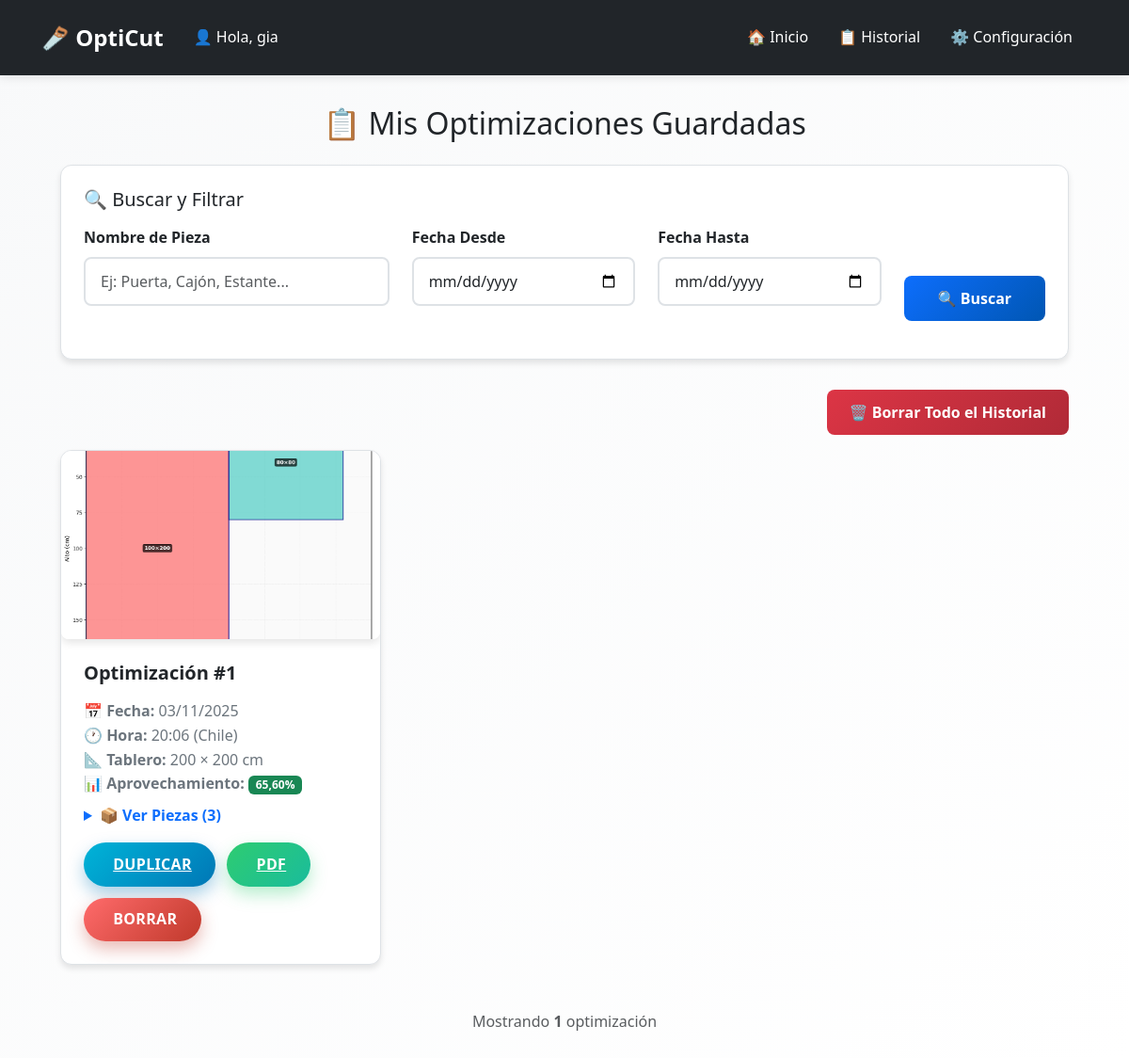
Screenshot of /opticut/mis-optimizaciones/ (signed in) with the database file from the repository.
### opticut/models.py (models this page shows, shortened)
class Optimizacion(models.Model):
    usuario = models.ForeignKey(User, on_delete=models.CASCADE)
    fecha = models.DateTimeField(auto_now_add=True)
    ancho_tablero = models.IntegerField()
    alto_tablero = models.IntegerField()
    piezas = models.TextField(help_text="Listado de piezas en formato ancho,alto,cantidad")
    imagen = models.ImageField(upload_to='optimizaciones/', null=True, blank=True)
    pdf = models.FileField(upload_to='optimizaciones_pdfs/', null=True, blank=True)
    aprovechamiento_total = models.FloatField(default=0)
    favorito = models.BooleanField(default=False)

### opticut/views.py (the view, shortened to what this page needs)
# urls.py: path('mis-optimizaciones/', views.mis_optimizaciones, name='mis_optimizaciones'),
@login_required
def mis_optimizaciones(request):
    optimizaciones = Optimizacion.objects.filter(usuario=request.user)
    nombre_pieza = request.GET.get('nombre_pieza', '').strip()
    if nombre_pieza:
        optimizaciones = optimizaciones.filter(piezas__icontains=nombre_pieza)
    fecha_desde = request.GET.get('fecha_desde', '').strip()
    fecha_hasta = request.GET.get('fecha_hasta', '').strip()
    optimizaciones = optimizaciones.order_by('-fecha')
    total_optimizaciones = optimizaciones.count()
    optimizaciones_con_piezas = []
    for idx, opt in enumerate(optimizaciones, start=1):
        numero_mostrado = total_optimizaciones - idx + 1
        piezas_procesadas = []
        for linea in opt.piezas.splitlines():
            if linea.strip():
                partes = linea.split(',')
                if len(partes) == 4:  # Formato: nombre,ancho,alto,cantidad
                    piezas_procesadas.append({
                        'nombre': partes[0].strip(),
                        'ancho': partes[1].strip(),
                        'alto': partes[2].strip(),
                        'cantidad': partes[3].strip()
                    })
        optimizaciones_con_piezas.append({
            'optimizacion': opt,
            'piezas': piezas_procesadas,
            'numero': numero_mostrado
        })
    return render(request, 'opticut/mis_optimizaciones.html', {
        'optimizaciones_con_piezas': optimizaciones_con_piezas,
        'nombre_pieza': nombre_pieza,
        'fecha_desde': fecha_desde,
        'fecha_hasta': fecha_hasta,
    })

### opticut/templates/opticut/mis_optimizaciones.html (shortened to what this page needs)
{% extends 'opticut/base.html' %}
{% load static %}
{% block content %}
<div class="container mt-4">
  <h2 class="text-center mb-4 fade-in">📋 Mis Optimizaciones Guardadas</h2>
  <div class="search-filters fade-in">
    <h5 class="mb-3">🔍 Buscar y Filtrar</h5>
    <form method="GET" action="{% url 'opticut:mis_optimizaciones' %}" id="filtros-form">
      <div class="row">
        <div class="col-md-4 mb-3">
          <label for="nombre_pieza" class="form-label">Nombre de Pieza</label>
          <input type="text"
                 class="form-control"
                 id="nombre_pieza"
                 name="nombre_pieza"
                 placeholder="Ej: Puerta, Cajón, Estante..."
                 value="{{ nombre_pieza }}">
        </div>
        <div class="col-md-3 mb-3">
          <label for="fecha_desde" class="form-label">Fecha Desde</label>
          <input type="date"
                 class="form-control"
                 id="fecha_desde"
                 name="fecha_desde"
                 value="{{ fecha_desde }}">
        </div>
        <div class="col-md-3 mb-3">
          <label for="fecha_hasta" class="form-label">Fecha Hasta</label>
          <input type="date"
                 class="form-control"
                 id="fecha_hasta"
                 name="fecha_hasta"
                 value="{{ fecha_hasta }}">
        </div>
        <div class="col-md-2 mb-3 d-flex align-items-end">
          <button type="submit" class="btn btn-primary w-100">🔍 Buscar</button>
        </div>
      </div>
    </form>
  </div>
  <div class="text-end mb-3 fade-in">
    <form method="POST" action="{% url 'opticut:borrar_historial' %}" class="d-inline">
      <button type="submit"
              class="btn btn-danger"
              onclick="return confirm('¿Seguro que deseas borrar todo tu historial? Esta acción no se puede deshacer.')">
        🗑️ Borrar Todo el Historial
      </button>
    </form>
  </div>
  {% if optimizaciones_con_piezas %}
    <div class="row">
      {% for item in optimizaciones_con_piezas %}
        {% with optimizacion=item.optimizacion piezas=item.piezas %}
        <div class="col-md-6 col-lg-4 mb-4 fade-in">
          <div class="optimizacion-card">
            {% if optimizacion.imagen %}
              <img src="{{ optimizacion.imagen.url }}"
                   class="card-img-top"
                   alt="Optimización #{{ optimizacion.id }}"
                   style="max-height: 200px; object-fit: cover;">
            {% endif %}
            <div class="card-body">
              <h5 class="card-title">Optimización #{{ item.numero }}</h5>
              <p class="card-text">
                <strong>📅 Fecha:</strong> {{ optimizacion.fecha|date:"d/m/Y" }}<br>
                <strong>🕐 Hora:</strong> {{ optimizacion.fecha|date:"H:i" }} (Chile)<br>
                <strong>📐 Tablero:</strong> {{ optimizacion.ancho_tablero }} × {{ optimizacion.alto_tablero }} cm<br>
                <strong>📊 Aprovechamiento:</strong>
                <span class="badge bg-success">{{ optimizacion.aprovechamiento_total|floatformat:2 }}%</span>
              </p>
              {% if piezas %}
              <details class="mb-2">
                <summary style="cursor: pointer; color: var(--accent-primary); font-weight: 600;">
                  📦 Ver Piezas ({{ piezas|length }})
                </summary>
              </details>
              {% endif %}
              <div class="action-buttons mt-3">
                <a href="{% url 'opticut:duplicar_optimizacion' optimizacion.id %}"
                   class="btn-action btn-duplicar"
                   title="Duplicar esta optimización">
                   Duplicar
                </a>
                <a href="{% url 'opticut:descargar_pdf' optimizacion.id %}"
                   class="btn-action btn-pdf"
                   title="Descargar PDF">
                   PDF
                </a>
                <form method="post"
                      action="{% url 'opticut:borrar_optimizacion' optimizacion.id %}"
                      style="display:inline;"
                      onsubmit="return confirm('¿Eliminar esta optimización?');">
                  <button type="submit" class="btn-action btn-eliminar" title="Eliminar">
                     Borrar
                  </button>
                </form>
              </div>
            </div>
          </div>
        </div>
        {% endwith %}
      {% endfor %}
    </div>
    <div class="text-center mt-4 mb-4">
      <p class="text-muted">
        Mostrando <strong>{{ optimizaciones_con_piezas|length }}</strong> optimización{{ optimizaciones_con_piezas|length|pluralize:"es" }}
      </p>
    </div>
  {% endif %}
</div>
{% endblock %}

### opticut/templates/opticut/base.html (shortened to what this page needs)
{% load static %}
<!DOCTYPE html>
<html lang="es" data-theme="light">
<head>
    <link href="https://cdn.jsdelivr.net/npm/bootstrap@5.3.0/dist/css/bootstrap.min.css" rel="stylesheet">
    <link rel="stylesheet" href="{% static 'opticut/css/main.css' %}">
</head>
<body >
    <nav class="navbar navbar-expand-lg navbar-custom">
        <div class="container-fluid">
            <div class="d-flex align-items-center">
                <a class="navbar-brand me-3" href="{% url 'opticut:index' %}">
                    🪚 OptiCut
                </a>
                {% if user.is_authenticated %}
                    <span class="navbar-greeting">👤 Hola, {{ user.username }}</span>
                {% endif %}
            </div>
            <div class="collapse navbar-collapse" id="navbarNav">
                <div class="navbar-nav ms-auto d-flex align-items-center">
                    {% if user.is_authenticated %}
                        <a class="nav-link" href="{% url 'opticut:index' %}">🏠 Inicio</a>
                        <a class="nav-link" href="{% url 'opticut:mis_optimizaciones' %}">📋 Historial</a>
                        <a class="nav-link" href="{% url 'usuarios:perfil' %}">⚙️ Configuración</a>
                    {% else %}
                        <a href="{% url 'usuarios:login' %}" class="btn btn-outline-primary btn-sm me-2">🔑 Iniciar sesión</a>
                        <a href="{% url 'usuarios:registro' %}" class="btn btn-outline-success btn-sm">📝 Registrarse</a>
                    {% endif %}
                </div>
            </div>
        </div>
    </nav>
    <div class="container">
        {% block content %}
        {% endblock %}
    </div>
</body>
</html>

### opticut/static/opticut/css/main.css (style rules this page uses)
:root { --bg-primary: #ffffff; --bg-secondary: #f8f9fa; --bg-tertiary: #e9ecef; --text-primary: #212529; --text-secondary: #6c757d; --accent-primary: #0d6efd; --accent-success: #198754; --accent-danger: #dc3545; --accent-warning: #ffc107; --accent-info: #0dcaf0; --border-color: #dee2e6; --shadow: rgba(0, 0, 0, 0.1); --shadow-hover: rgba(0, 0, 0, 0.15); --card-bg: #ffffff; --input-bg: #ffffff; --nav-bg: #212529; --nav-text: #ffffff; }
* { margin: 0; padding: 0; box-sizing: border-box; transition: background-color 0.3s ease, color 0.3s ease, border-color 0.3s ease; }
body { font-family: 'Segoe UI', Tahoma, Geneva, Verdana, sans-serif; background: linear-gradient(135deg, var(--bg-secondary) 0%, var(--bg-primary) 100%); color: var(--text-primary); min-height: 100vh; line-height: 1.6; }
.navbar-custom { background: var(--nav-bg) !important; box-shadow: 0 2px 10px var(--shadow); padding: 1rem 2rem; position: sticky; top: 0; z-index: 1000; }
.navbar-custom .navbar-brand { font-size: 1.5rem; font-weight: bold; color: var(--nav-text) !important; text-decoration: none; margin-right: 0; }
.navbar-greeting { color: var(--nav-text); font-size: 1rem; font-weight: 500; padding: 0.5rem 0; margin-left: 1rem; }
.navbar-custom .nav-link { color: var(--nav-text) !important; margin: 0 0.5rem; padding: 0.5rem 1rem; border-radius: 6px; transition: all 0.3s ease; }
.container { max-width: 1200px; margin: 2rem auto; padding: 0 2rem; }
.form-control, .form-select { background-color: var(--input-bg); color: var(--text-primary); border: 2px solid var(--border-color); border-radius: 8px; padding: 0.75rem 1rem; font-size: 1rem; transition: all 0.3s ease; }
.form-label { font-weight: 600; color: var(--text-primary); margin-bottom: 0.5rem; }
.btn { border-radius: 8px; padding: 0.75rem 1.5rem; font-weight: 600; transition: all 0.3s ease; border: none; cursor: pointer; }
.btn-primary { background: linear-gradient(135deg, var(--accent-primary) 0%, #0056b3 100%); color: white; }
.btn-danger { background: linear-gradient(135deg, var(--accent-danger) 0%, #b02a37 100%); color: white; }
.btn-action { display: inline-flex; align-items: center; justify-content: center; gap: 0.35rem; border: none; color: #fff; font-weight: 600; letter-spacing: 0.02em; border-radius: 999px; padding: 0.65rem 1.6rem; text-transform: uppercase; box-shadow: 0 5px 12px rgba(0,0,0,0.15); }
.btn-duplicar { background: linear-gradient(135deg, #00b4d8 0%, #0077b6 100%); box-shadow: 0 8px 18px rgba(0, 119, 182, 0.35); }
.btn-pdf { background: linear-gradient(135deg, #2ecc71 0%, #1abc9c 100%); box-shadow: 0 8px 18px rgba(46, 204, 113, 0.35); }
.btn-eliminar { background: linear-gradient(135deg, #ff6b6b 0%, #c0392b 100%); box-shadow: 0 8px 18px rgba(192, 57, 43, 0.35); }
.action-buttons { display: flex; flex-wrap: wrap; gap: 0.75rem; }
.search-filters { background: var(--card-bg); border: 1px solid var(--border-color); border-radius: 12px; padding: 1.5rem; margin-bottom: 2rem; box-shadow: 0 4px 6px var(--shadow); }
.search-filters .form-control { margin-bottom: 1rem; }
.optimizacion-card { background: var(--card-bg); border: 1px solid var(--border-color); border-radius: 12px; overflow: hidden; transition: all 0.3s ease; box-shadow: 0 4px 6px var(--shadow); }
.optimizacion-card img { width: 100%; height: auto; display: block; }
.optimizacion-card .card-body { padding: 1.5rem; }
.optimizacion-card .card-title { color: var(--text-primary); font-weight: bold; margin-bottom: 1rem; }
.optimizacion-card .card-text { color: var(--text-secondary); margin-bottom: 0.5rem; }
img { border-radius: 8px; box-shadow: 0 4px 8px var(--shadow); }
.text-center { text-align: center; }
.mt-4 { margin-top: 2rem; }
.mb-4 { margin-bottom: 2rem; }
.mb-3 { margin-bottom: 1rem; }
.mb-2 { margin-bottom: 0.5rem; }
.fade-in { animation: fadeIn 0.5s ease; }

### opticut/templates/opticut/mis_optimizaciones.html (style rules this page uses)
.badge { padding: 0.35em 0.65em; border-radius: 6px; font-weight: 600; }
details summary { user-select: none; }

### rows the page displays
Optimizacion: optimizacion.imagen (picture), numero "1", optimizacion.fecha "03/11/2025", optimizacion.fecha "20:06", optimizacion.ancho_tablero "200", optimizacion.alto_tablero "200", optimizacion.aprovechamiento_total "65,60", piezas|length "3"

### other values shown
{{ user.username }} "gia"
{{ optimizaciones_con_piezas|length }} "1"
